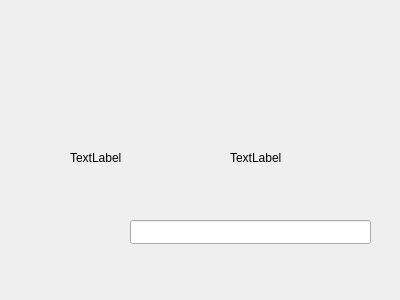
<?xml version="1.0" encoding="UTF-8"?>
<ui version="4.0">
 <class>Widget</class>
 <widget class="QWidget" name="Widget">
  <property name="geometry">
   <rect>
    <x>0</x>
    <y>0</y>
    <width>400</width>
    <height>300</height>
   </rect>
  </property>
  <property name="windowTitle">
   <string>Widget</string>
  </property>
  <widget class="QLabel" name="label">
   <property name="geometry">
    <rect>
     <x>70</x>
     <y>150</y>
     <width>55</width>
     <height>16</height>
    </rect>
   </property>
   <property name="text">
    <string>TextLabel</string>
   </property>
  </widget>
  <widget class="QLabel" name="label_2">
   <property name="geometry">
    <rect>
     <x>230</x>
     <y>150</y>
     <width>121</width>
     <height>16</height>
    </rect>
   </property>
   <property name="text">
    <string>TextLabel</string>
   </property>
  </widget>
  <widget class="QLineEdit" name="lineEdit">
   <property name="geometry">
    <rect>
     <x>130</x>
     <y>220</y>
     <width>241</width>
     <height>24</height>
    </rect>
   </property>
  </widget>
 </widget>
 <layoutdefault spacing="6" margin="11"/>
 <resources/>
 <connections/>
</ui>
